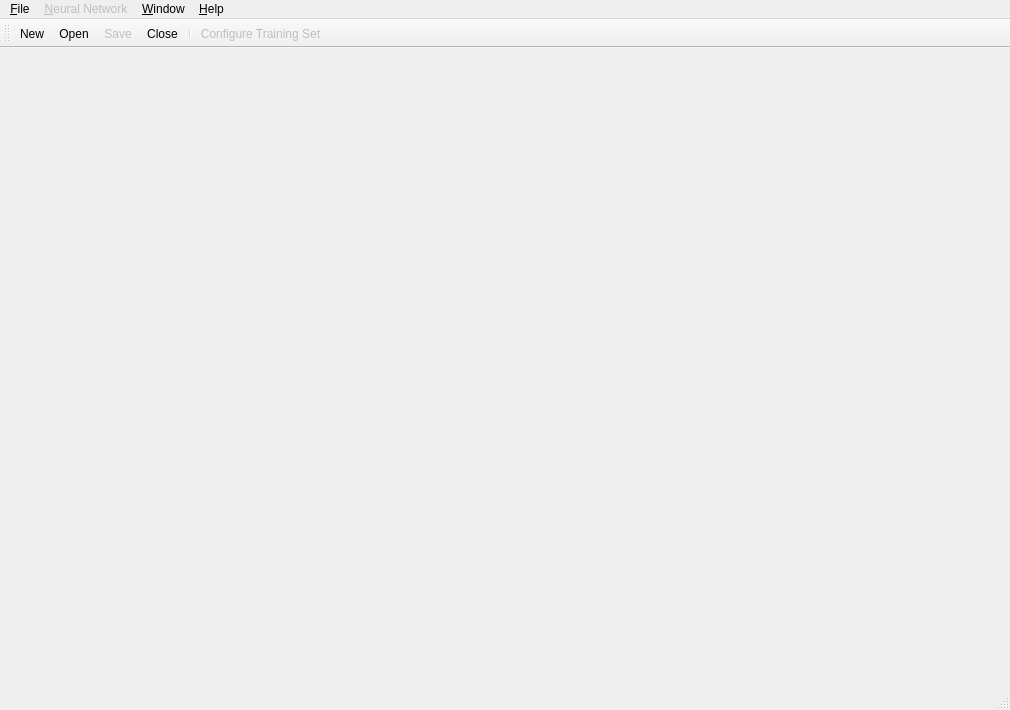
<?xml version="1.0" encoding="UTF-8"?>
<ui version="4.0">
 <class>MainWindow</class>
 <widget class="QMainWindow" name="MainWindow">
  <property name="geometry">
   <rect>
    <x>0</x>
    <y>0</y>
    <width>1010</width>
    <height>710</height>
   </rect>
  </property>
  <widget class="QWidget" name="centralWidget">
   <layout class="QGridLayout" name="gridLayout_4"/>
  </widget>
  <widget class="QMenuBar" name="menuBar">
   <property name="geometry">
    <rect>
     <x>0</x>
     <y>0</y>
     <width>1010</width>
     <height>31</height>
    </rect>
   </property>
   <widget class="QMenu" name="menuFile">
    <property name="title">
     <string>&amp;File</string>
    </property>
    <addaction name="actionNew"/>
    <addaction name="actionOpen"/>
    <addaction name="separator"/>
    <addaction name="actionSave"/>
    <addaction name="actionSaveAs"/>
    <addaction name="separator"/>
    <addaction name="actionClose"/>
    <addaction name="separator"/>
    <addaction name="actionQuit"/>
   </widget>
   <widget class="QMenu" name="menuHelp">
    <property name="title">
     <string>&amp;Help</string>
    </property>
    <addaction name="actionHelp"/>
    <addaction name="separator"/>
    <addaction name="actionAbout"/>
   </widget>
   <widget class="QMenu" name="menuNetwork">
    <property name="enabled">
     <bool>false</bool>
    </property>
    <property name="title">
     <string>&amp;Neural Network</string>
    </property>
    <addaction name="separator"/>
    <addaction name="actionConfigureTrainingSet"/>
    <addaction name="separator"/>
    <addaction name="actionComputeCustomInput"/>
    <addaction name="separator"/>
    <addaction name="actionRenameNetwork"/>
    <addaction name="actionResetWeights"/>
    <addaction name="separator"/>
    <addaction name="actionShowConnectionWeights"/>
    <addaction name="actionShowInputValues"/>
    <addaction name="actionShowNeuronValues"/>
    <addaction name="separator"/>
    <addaction name="actionResetNetworkView"/>
   </widget>
   <widget class="QMenu" name="menuWindow">
    <property name="title">
     <string>&amp;Window</string>
    </property>
    <addaction name="actionFullScreen"/>
    <addaction name="separator"/>
    <addaction name="actionOptions"/>
   </widget>
   <addaction name="menuFile"/>
   <addaction name="menuNetwork"/>
   <addaction name="menuWindow"/>
   <addaction name="menuHelp"/>
  </widget>
  <widget class="QStatusBar" name="statusBar"/>
  <widget class="QToolBar" name="toolBar">
   <property name="windowTitle">
    <string>Show Toolbar</string>
   </property>
   <property name="iconSize">
    <size>
     <width>24</width>
     <height>24</height>
    </size>
   </property>
   <property name="floatable">
    <bool>false</bool>
   </property>
   <attribute name="toolBarArea">
    <enum>TopToolBarArea</enum>
   </attribute>
   <attribute name="toolBarBreak">
    <bool>false</bool>
   </attribute>
   <addaction name="actionNew"/>
   <addaction name="actionOpen"/>
   <addaction name="actionSave"/>
   <addaction name="actionClose"/>
   <addaction name="separator"/>
   <addaction name="actionConfigureTrainingSet"/>
  </widget>
  <action name="actionQuit">
   <property name="icon">
    <iconset theme="application-exit" resource="icons.qrc">
     <normaloff>:/icons/application-exit.svg</normaloff>:/icons/application-exit.svg</iconset>
   </property>
   <property name="text">
    <string>&amp;Quit</string>
   </property>
   <property name="shortcut">
    <string>Ctrl+Q</string>
   </property>
  </action>
  <action name="actionAbout">
   <property name="icon">
    <iconset theme="help-about" resource="icons.qrc">
     <normaloff>:/icons/help-about.svg</normaloff>:/icons/help-about.svg</iconset>
   </property>
   <property name="text">
    <string>&amp;About</string>
   </property>
  </action>
  <action name="actionNew">
   <property name="icon">
    <iconset theme="document-new" resource="icons.qrc">
     <normaloff>:/icons/document-new.svg</normaloff>:/icons/document-new.svg</iconset>
   </property>
   <property name="text">
    <string>&amp;New...</string>
   </property>
   <property name="toolTip">
    <string>Create a Neural Network</string>
   </property>
   <property name="shortcut">
    <string>Ctrl+N</string>
   </property>
  </action>
  <action name="actionOpen">
   <property name="icon">
    <iconset theme="document-open" resource="icons.qrc">
     <normaloff>:/icons/document-open.svg</normaloff>:/icons/document-open.svg</iconset>
   </property>
   <property name="text">
    <string>&amp;Open...</string>
   </property>
   <property name="shortcut">
    <string>Ctrl+O</string>
   </property>
  </action>
  <action name="actionSave">
   <property name="enabled">
    <bool>false</bool>
   </property>
   <property name="icon">
    <iconset theme="document-save" resource="icons.qrc">
     <normaloff>:/icons/document-save.svg</normaloff>:/icons/document-save.svg</iconset>
   </property>
   <property name="text">
    <string>&amp;Save</string>
   </property>
   <property name="shortcut">
    <string>Ctrl+S</string>
   </property>
  </action>
  <action name="actionSaveAs">
   <property name="enabled">
    <bool>false</bool>
   </property>
   <property name="icon">
    <iconset theme="document-save-as" resource="icons.qrc">
     <normaloff>:/icons/document-save-as.svg</normaloff>:/icons/document-save-as.svg</iconset>
   </property>
   <property name="text">
    <string>Sa&amp;ve As...</string>
   </property>
   <property name="shortcut">
    <string>Ctrl+Shift+S</string>
   </property>
  </action>
  <action name="actionClose">
   <property name="icon">
    <iconset theme="document-close" resource="icons.qrc">
     <normaloff>:/icons/document-close.svg</normaloff>:/icons/document-close.svg</iconset>
   </property>
   <property name="text">
    <string>&amp;Close</string>
   </property>
   <property name="shortcut">
    <string>Ctrl+W</string>
   </property>
  </action>
  <action name="actionHelp">
   <property name="icon">
    <iconset theme="help-contents" resource="icons.qrc">
     <normaloff>:/icons/help-contents.svg</normaloff>:/icons/help-contents.svg</iconset>
   </property>
   <property name="text">
    <string>&amp;Help</string>
   </property>
   <property name="shortcut">
    <string>F1</string>
   </property>
  </action>
  <action name="actionConfigureTrainingSet">
   <property name="enabled">
    <bool>false</bool>
   </property>
   <property name="icon">
    <iconset theme="table" resource="icons.qrc">
     <normaloff>:/icons/table.svg</normaloff>:/icons/table.svg</iconset>
   </property>
   <property name="text">
    <string>Configure &amp;Training Set...</string>
   </property>
   <property name="shortcut">
    <string>Ctrl+T</string>
   </property>
  </action>
  <action name="actionResetWeights">
   <property name="enabled">
    <bool>false</bool>
   </property>
   <property name="text">
    <string>&amp;Reset Connection Weights...</string>
   </property>
   <property name="shortcut">
    <string>Ctrl+Shift+R</string>
   </property>
  </action>
  <action name="actionFullScreen">
   <property name="checkable">
    <bool>true</bool>
   </property>
   <property name="text">
    <string>&amp;Full Screen</string>
   </property>
   <property name="shortcut">
    <string>F11</string>
   </property>
  </action>
  <action name="actionRenameNetwork">
   <property name="enabled">
    <bool>false</bool>
   </property>
   <property name="icon">
    <iconset theme="edit-rename" resource="icons.qrc">
     <normaloff>:/icons/edit-rename.svg</normaloff>:/icons/edit-rename.svg</iconset>
   </property>
   <property name="text">
    <string>Rename Network...</string>
   </property>
  </action>
  <action name="actionShowConnectionWeights">
   <property name="checkable">
    <bool>true</bool>
   </property>
   <property name="checked">
    <bool>true</bool>
   </property>
   <property name="enabled">
    <bool>false</bool>
   </property>
   <property name="text">
    <string>Visualize Connection Weights</string>
   </property>
  </action>
  <action name="actionShowInputValues">
   <property name="checkable">
    <bool>true</bool>
   </property>
   <property name="checked">
    <bool>true</bool>
   </property>
   <property name="enabled">
    <bool>false</bool>
   </property>
   <property name="text">
    <string>Visualize Input Values</string>
   </property>
  </action>
  <action name="actionShowNeuronValues">
   <property name="checkable">
    <bool>true</bool>
   </property>
   <property name="checked">
    <bool>true</bool>
   </property>
   <property name="enabled">
    <bool>false</bool>
   </property>
   <property name="text">
    <string>Visualize Neuron Values</string>
   </property>
  </action>
  <action name="actionOptions">
   <property name="text">
    <string>&amp;Options...</string>
   </property>
  </action>
  <action name="actionComputeCustomInput">
   <property name="enabled">
    <bool>false</bool>
   </property>
   <property name="text">
    <string>Compute Custom &amp;Input...</string>
   </property>
   <property name="shortcut">
    <string>Ctrl+I</string>
   </property>
  </action>
  <action name="actionResetNetworkView">
   <property name="enabled">
    <bool>false</bool>
   </property>
   <property name="text">
    <string>Reset Network View</string>
   </property>
   <property name="shortcut">
    <string>Ctrl+R</string>
   </property>
  </action>
 </widget>
 <layoutdefault spacing="6" margin="11"/>
 <resources>
  <include location="icons.qrc"/>
 </resources>
 <connections/>
</ui>
